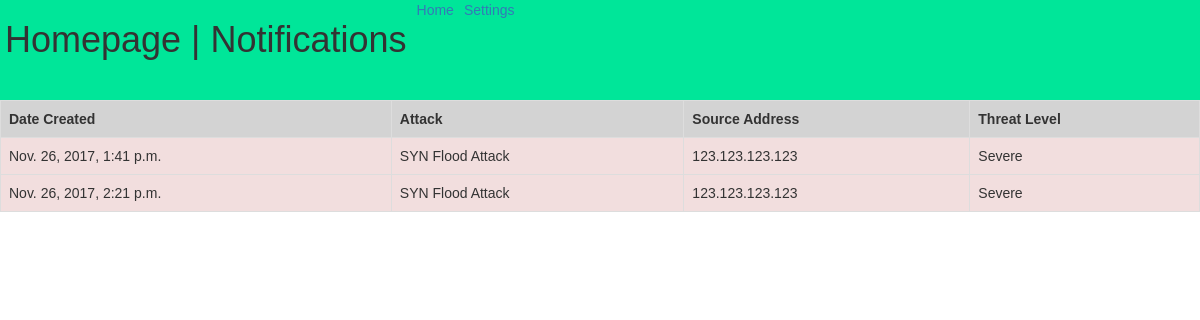
/, run on an earlier commit of the app's database.
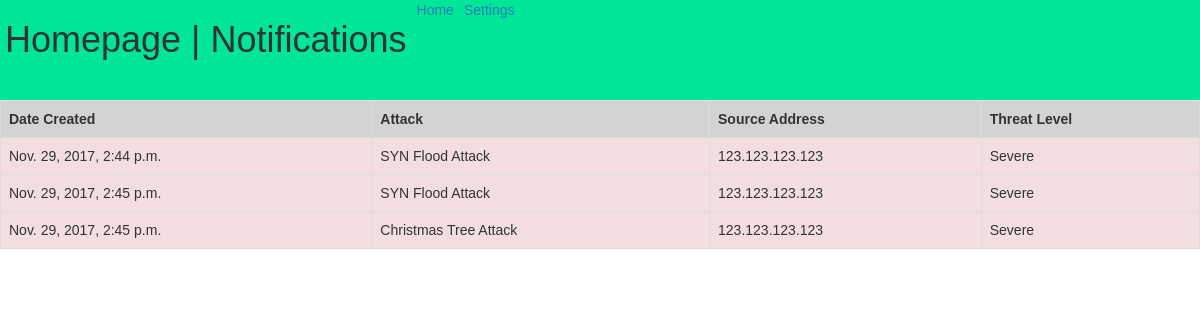
And on a later commit of the database.
### notifications/models.py (models this page shows, shortened)
class Notification(models.Model):
    id = models.UUIDField(
        verbose_name=_('Notification ID'),
        primary_key=True,
        default=uuid.uuid1,
        help_text=_('An ID which represents a specific Notification.'),
        editable=False,
    )
    date_created = models.DateTimeField(
        verbose_name=_('Date Created'),
        help_text=_('When the notification was created.'),
        auto_now_add=True,
        editable=False,
    )
    attack = models.CharField(
        verbose_name=_('Attack'),
        help_text=_('An object that represents the Attack.'),
        max_length=50,
    )
    dest_address = models.GenericIPAddressField(
        verbose_name=_('Destination Address'),
        help_text=_('The Destination Address of the device on the network.'),
    )
    source_address = models.GenericIPAddressField(
        verbose_name=_('Source Address'),
        help_text=_('The specific source address of the attack (if one exists).'),
        null=True,
        blank=True,
    )
    THREAT_LEVELS = (
        ('Low', 'Low'),
        ('Moderate', 'Moderate'),
        ('Severe', 'Severe'),
    )
    threat_level = models.CharField(
        verbose_name=_('Threat Level'),
        help_text=_('The Threat Level of the Attack.'),
        max_length=8,
        choices=THREAT_LEVELS,
    )

### home/views.py (the view)
# urls.py: url(r'^$', views.HomeView.as_view(), name='homepage'),
class HomeView(View):
    def get(self, request):
        all_notifications = Notification.objects.all()
        return render(request, 'home/home.html', {'notifications': all_notifications})

### home/templates/home/home.html (shortened to what this page needs)
{% extends "home/base.html" %}
{% load static %}
{% load tz %}
{% block head_stylesheets %}
    <link rel="stylesheet" type="text/css" href="{% static "home/home.css" %}"/>
{% endblock %}
{% block body_content %}
    <div class="banner-container">
        <div class="banner-item">
            <h1>Homepage | Notifications</h1>
        </div>
        <div class="banner-item">
            <a href="{%url 'home:homepage' %}">
                Home
            </a>
        </div>
        <div class="banner-item">
            <a href="{%url 'settings:settings-page'%}">
                Settings
            </a>
        </div>
    </div>
    <div class="notification-table">
    <table class="table table-hover table-bordered">
        <th bgcolor="#d3d3d3">Date Created</th>
        <th bgcolor="#d3d3d3">Attack</th>
        <th bgcolor="#d3d3d3">Source Address</th>
        <th bgcolor="#d3d3d3">Threat Level</th>
        {% for notification in notifications %}
            {% if notification.threat_level == "Severe" %}
                <tr class="danger">
            {% else %}
                <tr>
            {% endif %}
                <td> {{ notification.date_created }} </td>
                <td> {{ notification.attack }}</td>
                <td> {{ notification.source_address }}</td>
                <td> {{ notification.threat_level }}</td>
            </tr>
        {% endfor %}
    </table>
    </div>
{% endblock %}

### home/templates/home/base.html (shortened to what this page needs)
<!DOCTYPE html>
{% load static %}
<html lang='en'>
{% block header %}
    <head>
        <link rel="stylesheet" href="//maxcdn.bootstrapcdn.com/bootstrap/3.2.0/css/bootstrap.min.css">
        <link rel="stylesheet" href="//maxcdn.bootstrapcdn.com/bootstrap/3.2.0/css/bootstrap-theme.min.css">
        {% block head_stylesheets %}
        {% endblock %}
    </head>
{% endblock %}
<body>
    {% block body_content %}
    {% endblock %}
</body>
</html>

### home/static/home/home.css (style rules this page uses)
body, html { font-family: Trebuchet MS, sans-serif; background-color: white; }
.banner-container { display: flex; flex-direction: row; width: auto; height: 100px; background-color: #00e699; }
.banner-item { align-self: flex-start; padding-left: 5px; padding-right: 5px; }

What changed in the data, as far as the page shows it:
removed Notification: date_created "Nov. 26, 2017, 1:41 p.m.", attack "SYN Flood Attack", source_address "123.123.123.123", threat_level "Severe"
removed Notification: date_created "Nov. 26, 2017, 2:21 p.m.", attack "SYN Flood Attack", source_address "123.123.123.123", threat_level "Severe"
added Notification: date_created "Nov. 29, 2017, 2:44 p.m.", attack "SYN Flood Attack", source_address "123.123.123.123", threat_level "Severe"
added Notification: date_created "Nov. 29, 2017, 2:45 p.m.", attack "SYN Flood Attack", source_address "123.123.123.123", threat_level "Severe"
added Notification: date_created "Nov. 29, 2017, 2:45 p.m.", attack "Christmas Tree Attack", source_address "123.123.123.123", threat_level "Severe"
